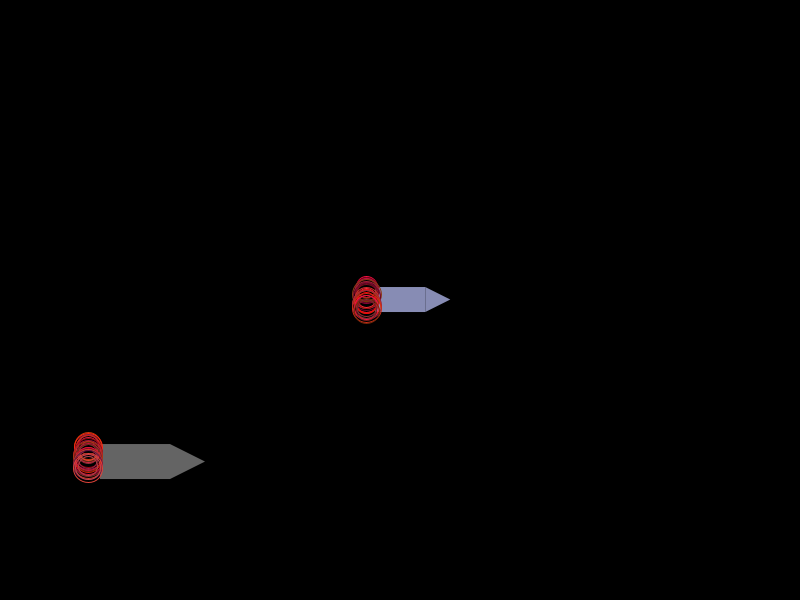
Frame 1 (no input)
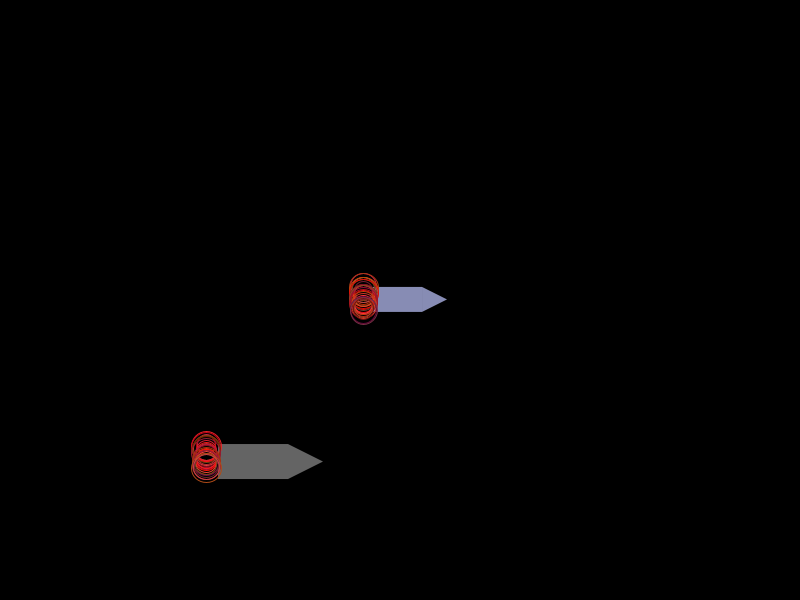
Frame 60 (the mouse pressed at the canvas centre just before this capture)
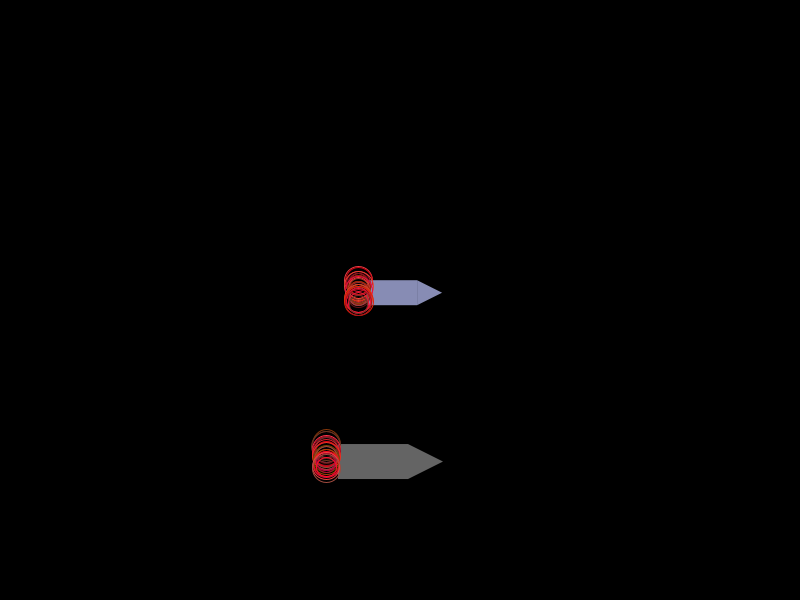
Frame 120 (the mouse held since frame 60 and released just before this capture)

The Processing sketch that drew these frames (run headless with seeded random() and noise(); from frame 60 on, the mouse is pressed at the canvas centre):

// Processing sketch: spaceArrays
// ── spaceArrays.pde
//Shaun Axani

Rocketship ship;
Rocketship ship2;



void setup () {
  size(800, 600);

  ship = new Rocketship(width/2, height/2, 50, color(135, 140, 180));
  ship2 = new Rocketship (width/6, height/1.3, 70, color(100, 100, 100));

}

void draw () {
  background(0);


  if (keyPressed) {
    ship.move();
    
  ship2.hover();


  } else {
    ship.hover();
    ship2.move();
  }
  ship.display();
   ship2.display();
}
// ── rocketship.pde
class Rocketship {
  float x;
  float y;
  float size;
  color theColor;

  Rocketship(float tempX, float tempY, float tempSize, color tempColor) {
    x = tempX;
    y = tempY;
    size = tempSize;
    theColor = tempColor;
  }

  void move() {
    x+=2;
    if (x>width+size ) {
      x=-size;
    }
  }

  void hover() {
    x+=random (-1, 1);
    y+=random (-1, 1);
  }

  void display() {
    noStroke();
    fill(theColor);
    rectMode(CENTER);
    rect(x, y, size, size/2);
    triangle(x+size/2, y-size/4, x+size/2, y+size/4, x+size, y);

    for (int i = 0; i < 25; i++) {
      stroke(random(100, 255), random(0, 75), random(0, 75));
      noFill();
      float circleSize = random(18, 30);
      ellipse(x-size/1.5, y - size/4 + i, circleSize, circleSize);
    }
  }
}
